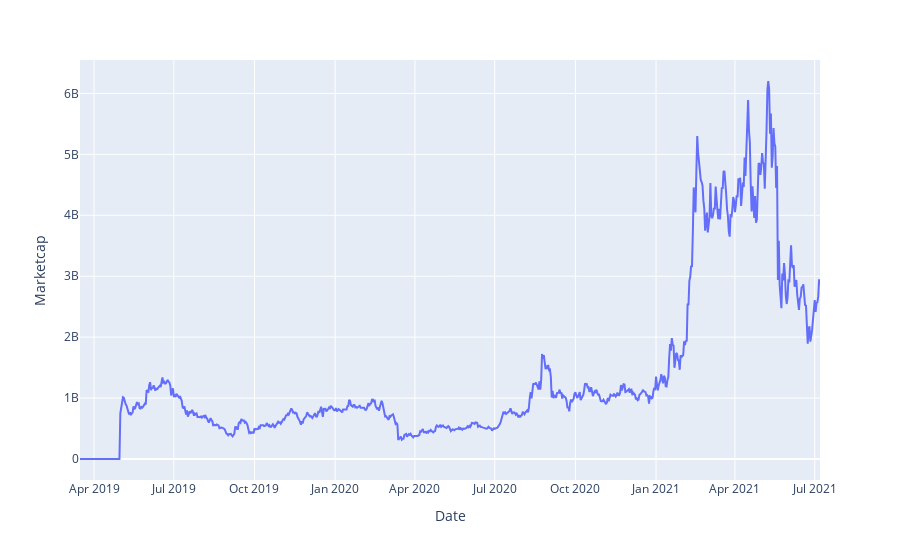

This figure's notebook cell:
### Code cell
fig = px.line(data, x='Date', y="Marketcap")
fig.show();

### Figure 1 — Plotly figure (JSON) as saved in the notebook; plotly's stock layout.template omitted (floating-point values rounded to 4 significant figures; data arrays with more than 128 entries replaced by an {"elided": "..."} marker saying what was removed)
{"data": [{"hovertemplate": "Date=%{x}<br>Marketcap=%{y}<extra></extra>", "legendgroup": "", "line": {"color": "#636efa", "dash": "solid"}, "marker": {"symbol": "circle"}, "mode": "lines", "name": "", "orientation": "v", "showlegend": false, "x": {"elided": "845 str values"}, "xaxis": "x", "y": {"elided": "845 float values"}, "yaxis": "y", "type": "scatter"}], "layout": {"xaxis": {"anchor": "y", "domain": [0, 1], "title": {"text": "Date"}}, "yaxis": {"anchor": "x", "domain": [0, 1], "title": {"text": "Marketcap"}}, "legend": {"tracegroupgap": 0}, "margin": {"t": 60}}}
